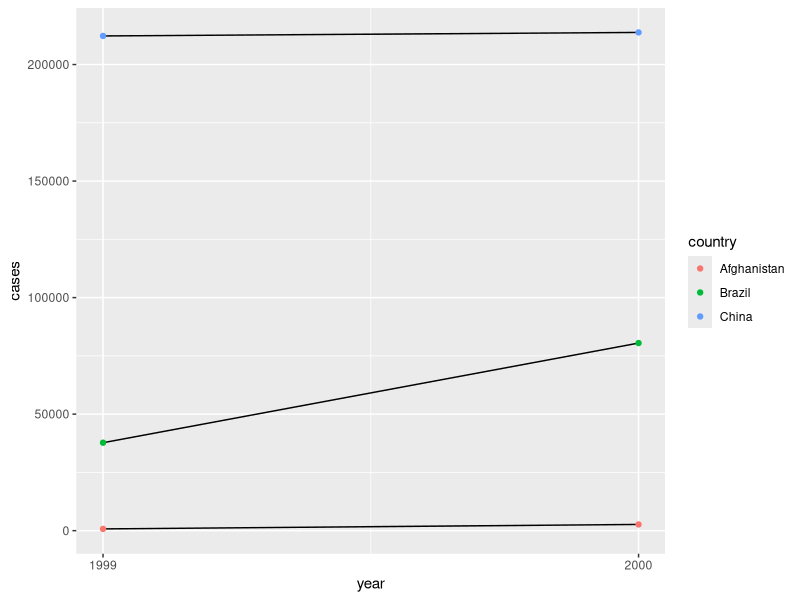
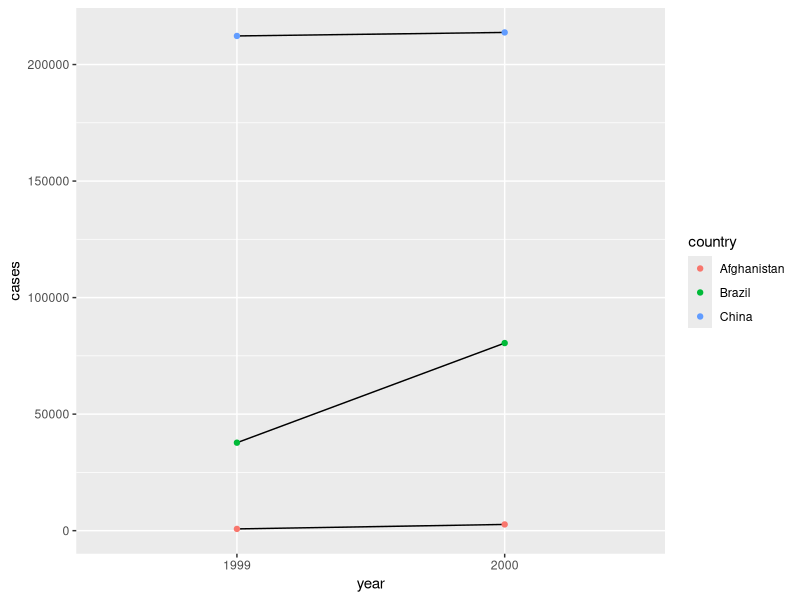

Write the R code that produced these figures, in order.
library(tidyverse)

# 12.2.1 Exercises
# 2. Compute the rate for table2, and table4a + table4b. You will need to perform four operations:

# Extract the number of TB cases per country per year.
# Extract the matching population per country per year.
# Divide cases by population, and multiply by 10000.
# Store back in the appropriate place.

table2_with_rate <- table2 %>% pivot_wider(names_from = type, values_from = count) %>% mutate(rate = cases/population * 10000)

table4_cases <- table4a %>% pivot_longer(c(`1999`, `2000`), names_to = "year", values_to = "cases")

table4_population <- table4b %>% pivot_longer(c(`1999`, `2000`), names_to = "year", values_to = "population")

table4 <- left_join(table4_population, table4_cases) %>% pivot_longer(c(population, cases), names_to = "type", values_to = "count")

table4_with_rate <- table4 %>% pivot_wider(names_from = type, values_from = count) %>% mutate(rate = cases/population * 10000)

table2_with_rate %>%
  ggplot(aes(x= year, y = cases)) +
  geom_line(aes(group = country)) +
  geom_point(aes(color = country)) +
  scale_x_continuous(breaks = unique(table2_with_rate$year))


table4_with_rate %>%
  ggplot(aes(x= year, y = cases)) +
  geom_line(aes(group = country)) +
  geom_point(aes(color = country))

# Which representation is easiest to work with? Which is hardest? Why?

#The representation for table2 is easier to work with because table4a and table4b required a lot of operations to be handled.





# 12.3.3 Exercises
# 1. Why are pivot_longer() and pivot_wider() not perfectly symmetrical?
#   Carefully consider the following example:
  stocks <- tibble(
    year   = c(2015, 2015, 2016, 2016),
    half  = c(   1,    2,     1,    2),
    return = c(1.88, 0.59, 0.92, 0.17)
  )

stocks %>%
  pivot_wider(names_from = year, values_from = return) %>%
  pivot_longer(`2015`:`2016`, names_to = "year", values_to = "return")

# (Hint: look at the variable types and think about column names.)

# The variable type for year changes because pivot_wider makes the original column type lost and on doing pivot_longer won't know the original data types. 

# pivot_longer() has a names_ptype argument, e.g. names_ptype = list(year = double()). What does it do?

# ..............................................


# 3. What would happen if you widen this table? Why? How could you add a new column to uniquely identify each value?
people <- tribble(
  ~name,             ~names,  ~values,
  #-----------------|--------|------
  "Phillip Woods",   "age",       45,
  "Phillip Woods",   "height",   186,
  "Phillip Woods",   "age",       50,
  "Jessica Cordero", "age",       37,
  "Jessica Cordero", "height",   156
)

#Because for different names unique columns cannot be generated. Adding a new key to identify unique name can fix it.

people %>% group_by(name, names) %>% mutate(id = row_number()) %>% pivot_wider(names_from = names, values_from = values)



